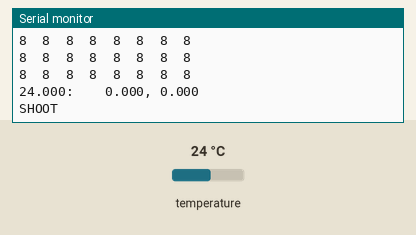
Simulated run of this sketch. Board: Arduino Uno, built with avr-gcc and run on an emulated ATmega328P. Shown: the last lines printed to the serial monitor. The test bench sets the inputs (shaded band); at power-on: temperature 24 °C.

Above: at 1.3 s.
1.4 s: temperature set to 28 °C
At 4.2 s:
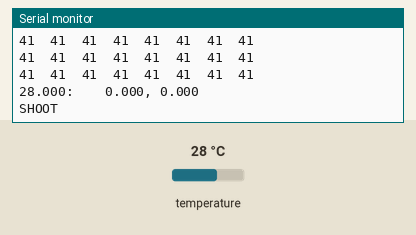
8.5 s: temperature set to 2 °C
At 11.9 s:
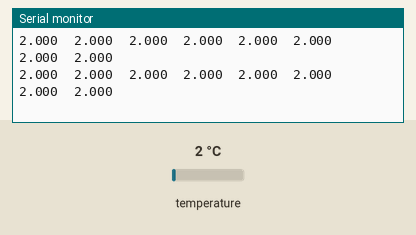
Timing chart, 0 to 13.4 s (numbered marks = the images above; inputs shaded):
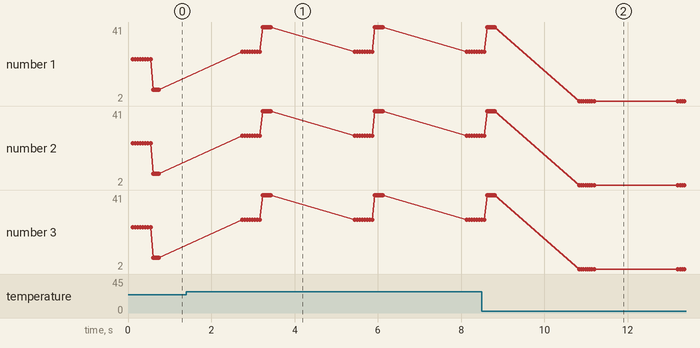

Measured:
- after the input at 1.4 s, the serial monitor: prints a new line after 1.3 s (image 1)
- after the input at 8.5 s, the serial monitor: prints a new line after 2.3 s (image 2)
- plotted number 1: 8 → 28 after the input at 1.4 s, 28 → 2 after the input at 8.5 s
- plotted number 2: 8 → 28 after the input at 1.4 s, 28 → 2 after the input at 8.5 s
- plotted number 3: 8 → 28 after the input at 1.4 s, 28 → 2 after the input at 8.5 s

The sketch:

thermocamera.ino
```cpp
#include <Wire.h>
#include <Adafruit_AMG88xx.h>

float pixels[AMG88xx_PIXEL_ARRAY_SIZE];
Adafruit_AMG88xx amg;

//average position of the thermal input. this goes through the average function
float average[2];

//highest value and it's location [value, x, y]. This goes through the highest function.
float highest[3];

//min Temp. anyhting below this will be ignored. ADJUST THIS LATER
float minTempThreshold = 23;

void setup() {
  Serial.begin(9600);
  Serial.println(F("AMG88xx test"));

  bool status;

  // default settings
  //init sensor stuffs.
  status = amg.begin();
  if (!status) {
    Serial.println("Could not find a valid AMG88xx sensor, check wiring!");
    while (1);
  }

  delay(100); // let sensor boot up
}


void loop() {
  thermalCamera();
}

void thermalCamera() {
Serial.print("Thermal grid:");
  amg.readPixels(pixels); //get data from the thermal sensor

  //print the raw data from the sensor
  Serial.println();
  Serial.println();
  for (int j = 0; j < 8; j++) {
    for (int i = 0; i < 8; i++) {
      Serial.print(pixels[i + (j * 8)], 3);
      Serial.print("\t");
    }
    Serial.println();
  }
  Serial.println();

  /*
     THIS DOESNT MATTER ANYMORE
     IGNORE THIS

    findAverage(pixels, average);
    Serial.print(average[0], 3);
    Serial.print(", ");
    Serial.print(average[1], 3);
    Serial.println();
    if (average[0] < 0) {
      Serial.print("\tMove right.");
    } else if (average[0] > 0) {
      Serial.print("\tMove left.");
    }

    if (average[1] < 0) {
      Serial.print("\tMove up.");
    } else if (average[1] > 0) {
      Serial.print("\tMove down.");
    }

  */

  //find the highest value and it's location.
  //All of that is stored inside the highest array
  findHighest(pixels, highest);

  //only care if any value is higher than the min threshold
  if (highest[0] > minTempThreshold) {

    //if a value is above the threshold then create the mapped array and find the average.
    //map the pixels (see mapping function) to find a good average value.
    float mappedPixels[AMG88xx_PIXEL_ARRAY_SIZE];
    for (int i = 0; i < 64; i++) {
      mappedPixels[i] = pixels[i];
    }
    mapArray(mappedPixels);
    //now get the average of the mapped pixels.
    findAverage(mappedPixels, average);

    //print the mapped values to clearly see where the average is.
    //This will also clearly show the highest value.
    Serial.println();
    for (int j = 0; j < 8; j++) {
      for (int i = 0; i < 8; i++) {
        Serial.print(mappedPixels[i + (j * 8)], 0);
        Serial.print("\t");
      }
      Serial.println();
    }
    Serial.println();

    Serial.print(highest[0], 3);
    Serial.print(":    ");
    Serial.print(average[0], 3);
    Serial.print(", ");
    Serial.print(average[1], 3);
    Serial.println();

    //check to make sure the highest value and the average value is in the center
    if (abs(average[0]) < 3 && abs(average[1]) < 3) {
      Serial.println("SHOOT");
    } else {
      //directions for moving the thingy thing.
      if (highest[1] < 0) {
        Serial.print("\tMove left.");
      } else if (highest[1] > 0) {
        Serial.print("\tMove right.");
      }

      if (highest[2] < 0) {
        Serial.print("\tMove down.");
      } else if (highest[2] > 0) {
        Serial.print("\tMove up.");
      }
    }
  }


  Serial.println();
  Serial.println();
  Serial.println();

  delay(2000);
}

//map the values to acheive a better average location
//I want to take values that are below the min temperature threshold and set them to 0.
//Then I will map the other values from 0-100 so there is a more clear average value.
void mapArray(float arr[]) {
  for (int i = 0; i < 64; i++) {
    if (arr[i] < minTempThreshold) {
      arr[i] = 0;
    } else {
      arr[i] = map(arr[i], minTempThreshold, 35, 0, 100);
    }
  }
}

//function that recieves a 1d array from sensor,
//and finds the average with respect to the center of the 2d array form

//normal cartesian coordinate signs.
// eg. negative, negative --->  move to the left and up.

//modifyme array is the two part array that holds the values.
void findAverage(float arr[], float modifyme[]) {
  float xsum = 0;
  float ysum = 0;

  float total = 0;

  //convert 1d array to a 2d array
  float arr2[8][8];
  for (int index = 0; index < 64; index++) {
    int x = index % 8;
    int y = index / 8;
    arr2[x][y] = arr[index];
  }

  for (int i = 0; i < 8; i++) {
    for (int j = 0; j < 8; j++) {
      xsum += arr2[i][j] * (i < 4 ? i - 4 : i - 4 + 1);
      ysum += arr2[i][j] * (j < 4 ? j - 4 : j - 4 + 1);

      total += arr2[i][j];
    }
  }

  float xAverage = xsum / total;
  float yAverage = ysum / total;

  //println(xAverage + ", " + yAverage + " with respect to the center.");
  modifyme[0] = xAverage;
  modifyme[1] = yAverage;
}


//finds the highest value and it's position in the array (with respect to the center of the grid)
void findHighest(float arr[], float modifyme[]) {
  float highest = 0;
  float hx = 0;
  float hy = 0;

  //convert 1d array to a 2d array
  float arr2[8][8];
  for (int index = 0; index < 64; index++) {
    int x = index % 8;
    int y = index / 8;
    arr2[x][y] = arr[index];
  }

  //find the highest stuff
  for (int i = 0; i < 8; i++) {
    for (int j = 0; j < 8; j++) {
      if (arr2[i][j] > highest) {
        //        Serial.println("something is happening here");
        highest = arr2[i][j];
        hx = (i < 4 ? i - 4 : i - 4 + 1);
        hy = (j < 4 ? j - 4 : j - 4 + 1);
      }
    }
  }

  //println(xAverage + ", " + yAverage + " with respect to the center.");
  modifyme[0] = highest;
  modifyme[1] = hx;
  modifyme[2] = hy;
}
```
